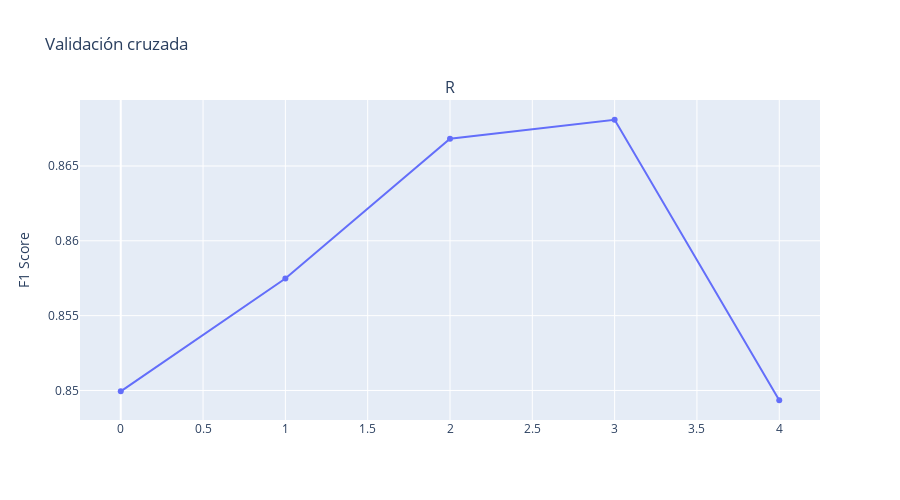

Here is the notebook cell this chart was saved with:
### Code cell
# utilizaremos validacion cruzada para dividir el conjunto de datos en 5 partes iguales para entrenar y evaluar la capacidad de generalizacion, evitando sobreajuste y nos ayuda a detectar problemas de cesgo en los datos

x_train, x_test, y_train, y_test = train_test_split(x, y, test_size=0.2, random_state=42)

regresion_logistica = Pipeline(steps=[
    ('scale', StandardScaler()), 
    ('LR', LogisticRegression(random_state=42))
])

f1_cross_val_scores = cross_val_score(regresion_logistica,x_train,y_train,cv=5,scoring='f1')

fig = make_subplots(rows=1, cols=1,shared_xaxes=True,subplot_titles=('Regresion Logistica score'))
fig.add_trace(
    go.Scatter(x=list(range(0,len(f1_cross_val_scores))),y=f1_cross_val_scores,name='Regresión Logistica'),
    row=1, col=1
)

fig.update_layout(height=500, width=900, title_text="Validación cruzada")
fig.update_yaxes(title_text="F1 Score")
fig.show()

### Figure 1 — Plotly figure (JSON) as saved in the notebook; plotly's stock layout.template omitted (floating-point values rounded to 4 significant figures)
{"data": [{"name": "Regresión Logistica", "type": "scatter", "x": [0, 1, 2, 3, 4], "xaxis": "x", "y": [0.8499, 0.8575, 0.8668, 0.8681, 0.8493], "yaxis": "y"}], "layout": {"annotations": [{"font": {"size": 16}, "showarrow": false, "text": "R", "x": 0.5, "xanchor": "center", "xref": "paper", "y": 1, "yanchor": "bottom", "yref": "paper"}], "height": 500, "title": {"text": "Validación cruzada"}, "width": 900, "xaxis": {"anchor": "y", "domain": [0, 1]}, "yaxis": {"anchor": "x", "domain": [0, 1], "title": {"text": "F1 Score"}}}}
